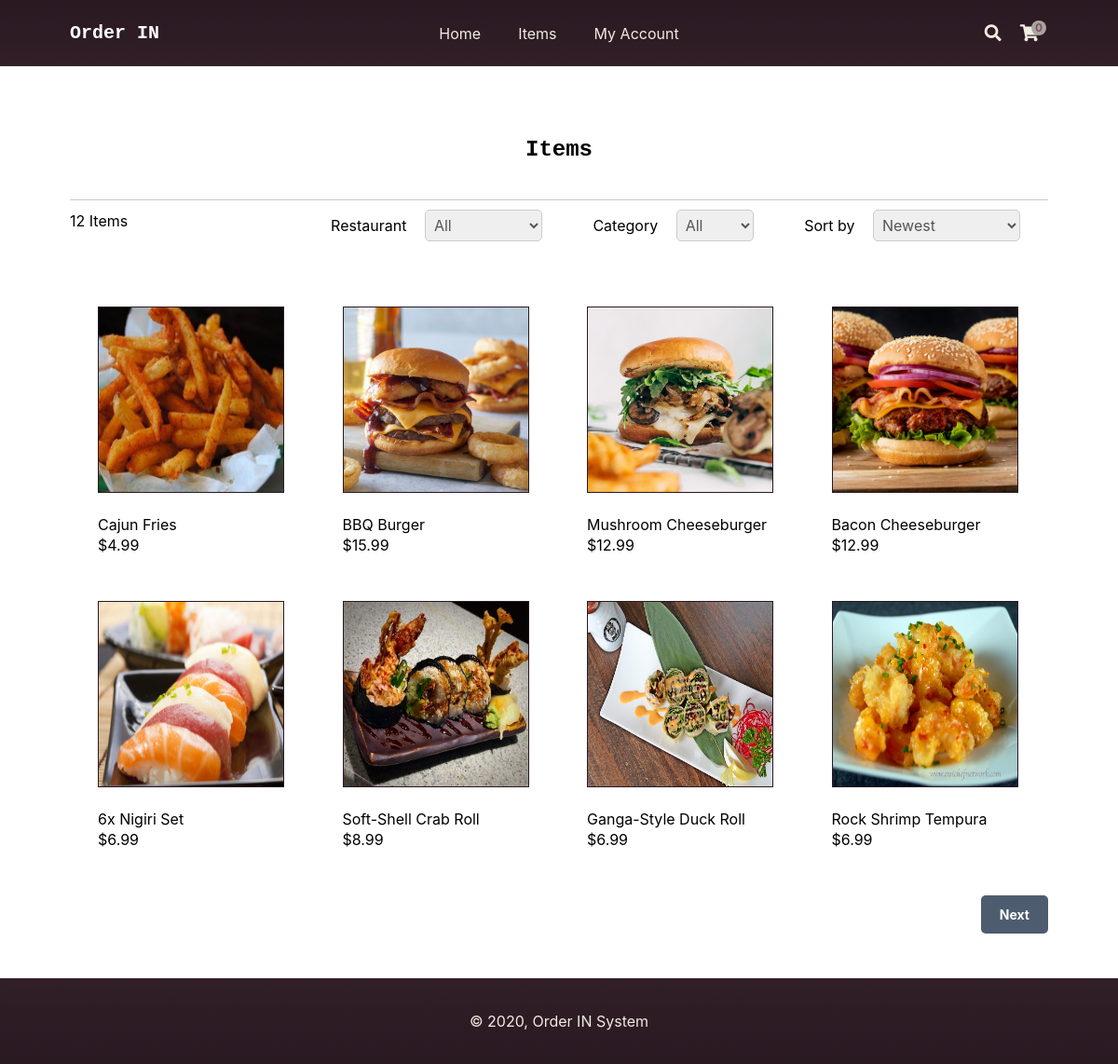
Page /index.php?page=items on the committed database.
### tables this page shows
CREATE TABLE IF NOT EXISTS `items` (
`id` int(11) NOT NULL,
  `name` varchar(200) NOT NULL,
  `desc` text NOT NULL,
  `price` decimal(7,2) NOT NULL,
  `quantity` int(11) NOT NULL,
  `img` text NOT NULL,
  `date_added` datetime NOT NULL DEFAULT CURRENT_TIMESTAMP
);

### index.php (called while the page is built, shortened)
<?php
include 'functions.php';
$page = isset($_GET['page']) && file_exists($_GET['page'] . '.php') ? $_GET['page'] : 'home';
include $page . '.php';
?>

### items.php (the view, shortened to what this page needs)
<?php
$restaurant = isset($_GET['restaurant']) ? $_GET['restaurant'] : 'all';
$restaurant_sql = '';
$stmt = $pdo->query('SELECT * FROM categories');
$stmt->execute();
$category = isset($_GET['category']) ? $_GET['category'] : 'all';
$category_sql = '';
$sort = isset($_GET['sort']) ? $_GET['sort'] : 'sort3';
$num_items_on_each_page = 8;
$current_page = isset($_GET['i']) && is_numeric($_GET['i']) ? (int)$_GET['i'] : 1;
if ($sort == 'sort1') {
    $stmt = $pdo->prepare('SELECT i.* FROM items i ' . $restaurant_sql . $category_sql .  ' ORDER BY i.name ASC LIMIT :page,:num_items');
} elseif ($sort == 'sort2') {
    $stmt = $pdo->prepare('SELECT i.* FROM items i ' . $restaurant_sql . $category_sql . ' ORDER BY i.name DESC LIMIT :page,:num_items');
} elseif ($sort == 'sort3') {
    $stmt = $pdo->prepare('SELECT i.* FROM items i ' . $restaurant_sql . $category_sql . ' ORDER BY i.date_added DESC LIMIT :page,:num_items');
} elseif ($sort == 'sort4') {
    $stmt = $pdo->prepare('SELECT i.* FROM items i ' . $restaurant_sql . $category_sql . ' ORDER BY i.date_added ASC LIMIT :page,:num_items');
} else {
    $stmt = $pdo->prepare('SELECT i.* FROM items i ' . $restaurant_sql . $category_sql . ' LIMIT :page,:num_items');
}
$stmt->bindValue(':page', ($current_page - 1) * $num_items_on_each_page, PDO::PARAM_INT);
$stmt->bindValue(':num_items', $num_items_on_each_page, PDO::PARAM_INT);
$stmt->execute();
$items = $stmt->fetchAll(PDO::FETCH_ASSOC);
$stmt = $pdo->prepare('SELECT COUNT(*) FROM items i ' .$restaurant_sql . $category_sql);
$stmt->execute();
$total_items = $stmt->fetchColumn()
?>
<?=template_header('Items')?>
<div class="items content-wrapper">
    <h1>Items</h1>
    <div class="items-header">
        <p><?=$total_items?> Items</p>
        <form action="" method="get" class="items-form">
            <label class="restaurant">
                Restaurant
                <select name="restaurant">
                    <option value="all"<?=($restaurant == 'all' ? ' selected' : '')?>>All</option>
                </select>
            </label>
            <label class="category">
                Category
                <select name="category">
                    <option value="all"<?=($category == 'all' ? ' selected' : '')?>>All</option>
                </select>
            </label>
            <label class="sortby">
                Sort by
                <select name="sort">
                    <option value="sort3"<?=($sort == 'sort3' ? ' selected' : '')?>>Newest</option>
                </select>
            </label>
        </form>
    </div>
    <div class="items-wrapper">
        <?php foreach ($items as $item): ?>
        <a href="index.php?page=item&id=<?=$item['id']?>" class="item">
            <?php if (!empty($item['img']) && file_exists('imgs/' . $item['img'])): ?>
            <img src="imgs/<?=$item['img']?>" width="200" height="200" alt="<?=$item['name']?>">
            <?php endif; ?>
            <span class="name"><?=$item['name']?></span>
            <span class="price">
                <?=currency_code?><?=number_format($item['price'],2)?>
            </span>
        </a>
        <?php endforeach; ?>
    </div>
    <div class="buttons">
        <?php if ($total_items > ($current_page * $num_items_on_each_page) - $num_items_on_each_page + count($items)): ?>
        <a href="index.php?page=items&i=<?=$current_page+1?>&restaurant=<?=$restaurant?>&category=<?=$category?>&sort=<?=$sort?>">Next</a>
        <?php endif; ?>
    </div>
</div>
<?=template_footer()?>

### functions.php (shortened to what this page needs)
<?php
function template_header($title) {
$num_items_in_cart = isset($_SESSION['cart']) ? count($_SESSION['cart']) : 0;
$site_name = site_name;
$admin_link = isset($_SESSION['account_loggedin']) && $_SESSION['account_admin'] ? '<a href="admin/index.php" target="_blank">Admin</a>' : '';
$manager_link = isset($_SESSION['account_loggedin']) && $_SESSION['account_rID'] ? '<a href="manager/index.php" target="_blank">Manager</a>' : '';
$logout_link = isset($_SESSION['account_loggedin']) ? '<a title="Logout" href="index.php?page=logout"><i class="fas fa-sign-out-alt"></i></a>' : '';
echo <<<EOT
<!DOCTYPE html>
<html>
	<head>
		<meta charset="utf-8">
		<meta name="viewport" content="width=device-width,minimum-scale=1">
		<title>$title</title>
        <link rel="icon" type="image/png" href="favicon.png">
		<link href="style.css" rel="stylesheet" type="text/css">
		<link rel="stylesheet" href="https://use.fontawesome.com/releases/v5.7.1/css/all.css">
	</head>
	<body>
        <header>
            <div class="content-wrapper">
                <h1>$site_name</h1>
                <nav>
                    <a href="index.php">Home</a>
                    <a href="index.php?page=items">Items</a>
					<a href="index.php?page=myaccount">My Account</a>
                    $admin_link
                    $manager_link
                </nav>
                <div class="link-icons">
                    <div class="search">
						<i class="fas fa-search"></i>
						<input type="text" placeholder="Search...">
					</div>
                    <a href="index.php?page=cart" title="Shopping Cart">
						<i class="fas fa-shopping-cart"></i>
						<span>$num_items_in_cart</span>
					</a>
                    $logout_link
					<a class="responsive-toggle" href="#">
						<i class="fas fa-bars"></i>
					</a>
                </div>
            </div>
        </header>
        <main>
EOT;
}
function template_footer() {
$year = date('Y');
$currency_code = currency_code;
echo <<<EOT
        </main>
        <footer>
            <div class="content-wrapper">
                <p>&copy; $year, Order IN System</p>
            </div>
        </footer>
        <script>
        let currency_code = "$currency_code";
        </script>
        <script src="script.js"></script>
    </body>
</html>
EOT;
}
?>

### style.css (style rules this page uses)
* { box-sizing: border-box; font-family: -apple-system, BlinkMacSystemFont, "segoe ui", roboto, oxygen, ubuntu, cantarell, "fira sans", "droid sans", "helvetica neue", Arial, sans-serif; font-size: 16px; -webkit-font-smoothing: antialiased; -moz-osx-font-smoothing: grayscale; }
html { height: 100%; }
body { position: relative; min-height: 100%; color: #f0ece2; background-color: white; margin: 0; padding-bottom: 100px; background-image: url(imgs/background.jpg); background-size: cover; }
h1, h2, h3, h4, h5 { color: white; }
.content-wrapper { width: 1050px; margin: 0 auto; }
header { position: relative; border-bottom: 1px solid #EEEEEE; background-image: linear-gradient(#291921, #321f28); }
header .content-wrapper { display: flex; }
html header h1 { font-family: Courier Bold, Courier, Georgia, Times, Times New Roman, serif; display: flex; flex-grow: 1; flex-basis: 0; font-size: 20px; margin: 0; padding: 24px 0; }
header nav { display: flex; flex-grow: 1; flex-basis: 0; justify-content: center; align-items: center; }
header nav a { white-space: nowrap; text-decoration: none; color: #f0ece2; padding: 10px 10px; margin: 0 10px; }
header .link-icons { display: flex; flex-grow: 1; flex-basis: 0; justify-content: flex-end; align-items: center; position: relative; }
header .link-icons .search i { font-size: 18px; padding: 0 10px; cursor: pointer; }
header .link-icons a { position: relative; text-decoration: none; color: #f0ece2; padding: 0 10px; }
header .link-icons a i { font-size: 18px; }
header .link-icons a span { display: inline-block; text-align: center; background-color: #A8A59E; border-radius: 50%; color: #804F66; font-size: 12px; line-height: 16px; width: 16px; height: 16px; font-weight: bold; position: absolute; top: -4px; right: 2px; }
main .recentlyadded .items, main .items .items-wrapper { background-color:rgba(255, 255, 255, 0.92); display: flex; flex-wrap: wrap; align-items: center; padding: 30px 0 0 0; }
main .recentlyadded .items .item, main .items .items-wrapper .item { display: block; overflow: hidden; text-decoration: none; width: 25%; padding-left: 30px; padding-bottom: 50px; }
main .recentlyadded .items .item img, main .items .items-wrapper .item img { border: 1px solid #291921; transform: scale(1); transition: transform 1s; }
main .recentlyadded .items .item .name, main .items .items-wrapper .item .name { display: block; color: black; padding: 20px 0 2px 0; }
main .recentlyadded .items .item .price, main .items .items-wrapper .item .price { display: block; color: black; }
main > .items h1 { display: block; font-weight: strong; font-family: Rockwell, Courier Bold, Courier, Georgia, Times, Times New Roman, serif; margin: 35px 0 0; padding: 40px 0; font-size: 24px; text-align: center; width: 100%; background-color:rgba(255, 255, 255, 0.92); color: black; border-bottom: 1px solid #CCC8C8; }
main > .items .items-header { display: flex; justify-content: space-between; align-items: center; padding-bottom: 40px; background-color:rgba(255, 255, 255, 0.92); color: black; }
main > .items .items-header p { margin: 0; }
main > .items .items-header label { padding-left: 20px; padding-top: 8px; color: black; }
main > .items .items-header select { padding: 5px; margin-left: 15px; margin-right: 30px; margin-top: 10px; border: 1px solid #ccc; color: #555555; border-radius: 5px; }
main > .items .buttons { text-align: right; padding-bottom: 40px; }
main > .items .buttons a { display: inline-block; text-decoration: none; margin-left: 5px; padding: 12px 20px; border: 0; background: #4e5c70; color: #FFFFFF; font-size: 14px; font-weight: bold; border-radius: 5px; }
footer { background-image: linear-gradient(#321f28, #291921); position: absolute; bottom: 0; border-top: 1px solid #EEEEEE; padding: 20px 0; width: 100%; text-align: center; }

### rows in the picture
items: img (picture), name "Cajun Fries", price "4.99"
items: img (picture), name "BBQ Burger", price "15.99"
items: img (picture), name "Mushroom Cheeseburger", price "12.99"
items: img (picture), name "Bacon Cheeseburger", price "12.99"
items: img (picture), name "6x Nigiri Set", price "6.99"
items: img (picture), name "Soft-Shell Crab Roll", price "8.99"
items: img (picture), name "Ganga-Style Duck Roll", price "6.99"
items: img (picture), name "Rock Shrimp Tempura", price "6.99"

### other values in the picture
$site_name "Order IN"
$num_items_in_cart "0"
$total_items "12"
